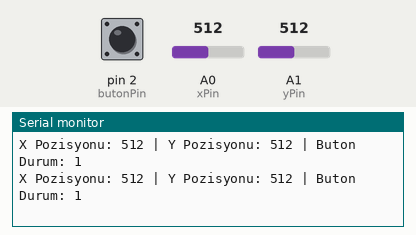
The sketch below on a simulated Arduino Uno, built with avr-gcc and run on an emulated ATmega328P. Parts: the last lines printed to the serial monitor. The test bench sets the inputs (shaded band); at power-on: A1 (yPin) = 512, pin 2 (butonPin) HIGH, A0 (xPin) = 512.

Above: at 4.2 s.
4.3 s: A1 (yPin) set to 106
At 4.35 s:
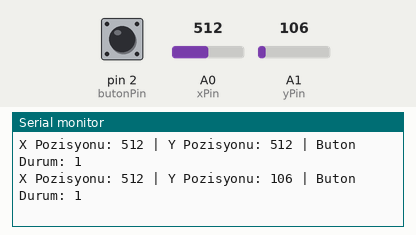
7.3 s: A1 (yPin) set to 94
At 7.38 s:
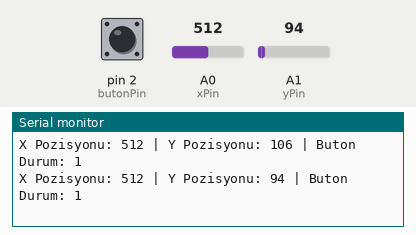
Timing chart, 0 to 10.3 s (numbered marks = the images above; inputs shaded):
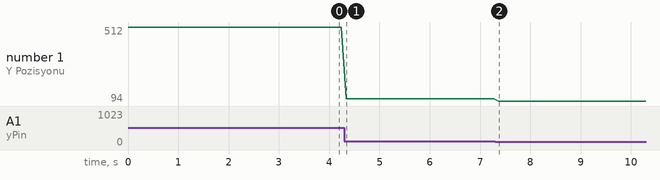

Measured:
- after the input at 4.3 s, the serial monitor: prints a new line at once (image 1)
- after the input at 7.3 s, the serial monitor: prints a new line after 0.07 s (image 2)
- plotted number 1: 512 → 106 after the input at 4.3 s, 106 → 94 after the input at 7.3 s

The sketch:

14-2EksenJoystick.ino
```cpp
int xPin = A0; // A0-A5 analog pinlerinden herhangi birine bağlanabilir.
int yPin = A1; // A0-A5 analog pinlerinden herhangi birine bağlanabilir.
int butonPin = 2; // Joystick buton pini arduino bağlantısı (Joystick SW çıkışı)

int xPozisyonu = 0;
int yPozisyonu = 0;
int butonDurum = 0;

void setup() {
Serial.begin(9600);
pinMode(xPin, INPUT);
pinMode(yPin, INPUT);
pinMode(butonPin, INPUT_PULLUP);


}

void loop() {
xPozisyonu = analogRead(xPin);
yPozisyonu = analogRead(yPin);
butonDurum = digitalRead(butonPin);

Serial.print("X Pozisyonu: ");
Serial.print(xPozisyonu);
Serial.print(" | Y Pozisyonu: ");
Serial.print(yPozisyonu);
Serial.print(" | Buton Durum: ");
Serial.println(butonDurum);

delay(100);
}
```
